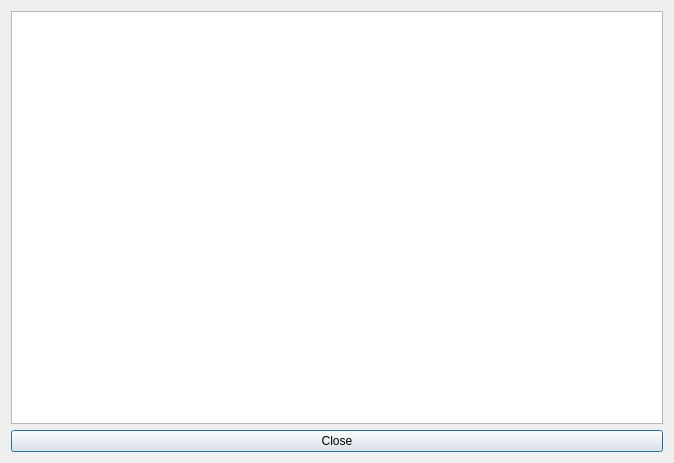
<?xml version="1.0" encoding="UTF-8"?>
<ui version="4.0">
 <class>BrowseLogsDialog</class>
 <widget class="QDialog" name="BrowseLogsDialog">
  <property name="geometry">
   <rect>
    <x>0</x>
    <y>0</y>
    <width>674</width>
    <height>463</height>
   </rect>
  </property>
  <property name="windowTitle">
   <string>Browse Change Logs</string>
  </property>
  <layout class="QVBoxLayout" name="verticalLayout" stretch="0,0">
   <item>
    <widget class="QTreeView" name="treeView">
     <property name="sizePolicy">
      <sizepolicy hsizetype="Expanding" vsizetype="Expanding">
       <horstretch>0</horstretch>
       <verstretch>0</verstretch>
      </sizepolicy>
     </property>
    </widget>
   </item>
   <item>
    <widget class="QPushButton" name="pushButton">
     <property name="text">
      <string>Close</string>
     </property>
    </widget>
   </item>
  </layout>
 </widget>
 <resources/>
 <connections/>
</ui>
